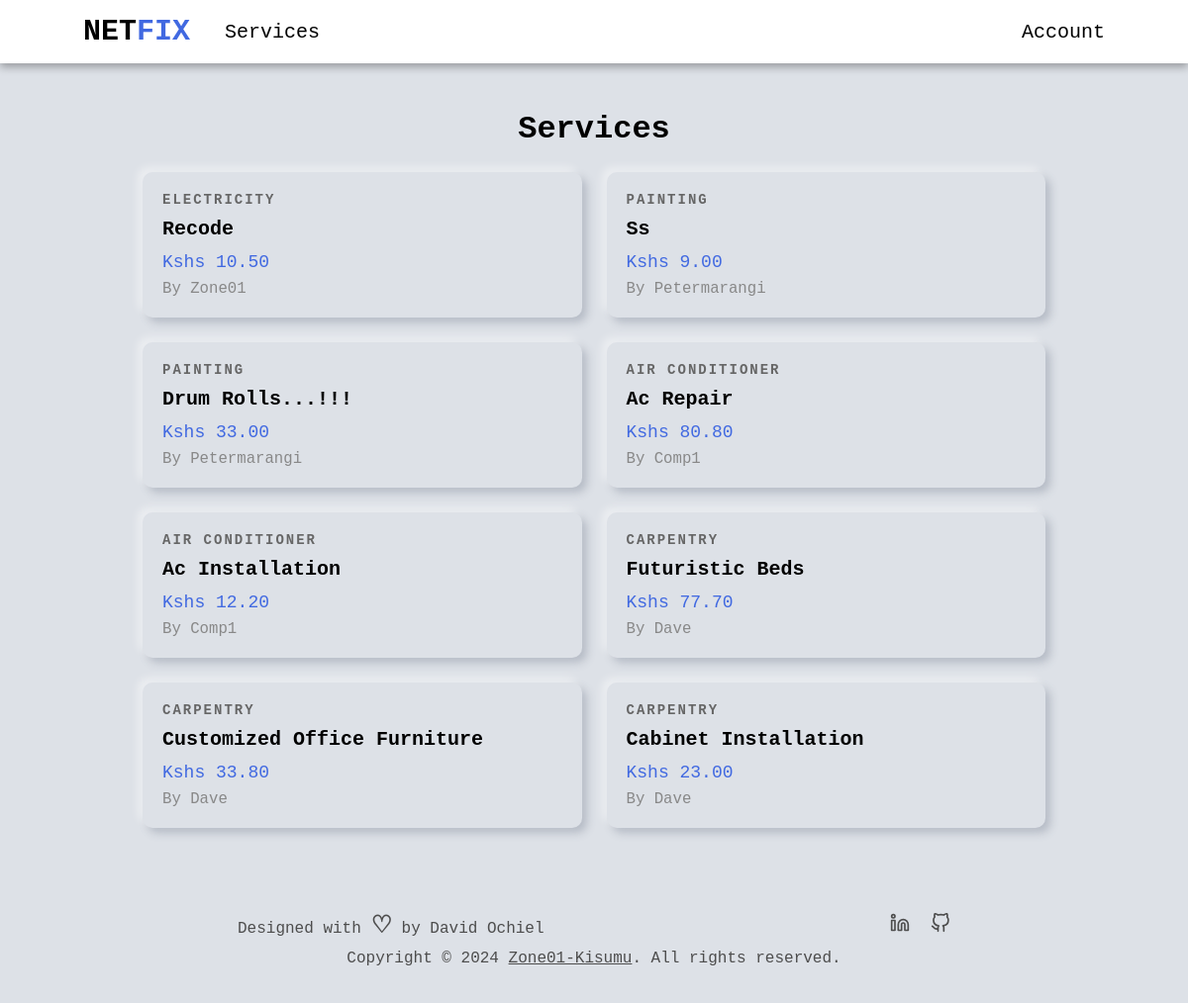
Page /services/ on the committed database.
### services/models.py (models this page shows, shortened)
class Service(models.Model):
    company = models.ForeignKey(Company, default="", on_delete=models.CASCADE)
    name = models.CharField(max_length=40)
    description = models.TextField()
    price_hr = models.DecimalField(decimal_places=2, max_digits=5)
    choices = (
        ('Air Conditioner', 'Air Conditioner'),
        ('Carpentry', 'Carpentry'),
        ('Electricity', 'Electricity'),
        ('Gardening', 'Gardening'),
        ('Home Machines', 'Home Machines'),
        ('House Keeping', 'House Keeping'),
        ('Interior Design', 'Interior Design'),
        ('Locks', 'Locks'),
        ('Painting', 'Painting'),
        ('Plumbing', 'Plumbing'),
        ('Water Heaters', 'Water Heaters'),
    )
    field = models.CharField(max_length=30, blank=False, null=False, default="", choices=choices)
    date = models.DateTimeField(auto_now=True, null=False)
    id = models.UUIDField(default=uuid.uuid4, unique=True, primary_key=True, editable=False)

### users/models.py (models this page shows, shortened)
class Company(models.Model):
    user = models.OneToOneField(User, on_delete=models.CASCADE, primary_key=True)
    choices = (
        ('Air Conditioner', 'Air Conditioner'),
        ('All in One', 'All in One'),
        ('Carpentry', 'Carpentry'),
        ('Electricity', 'Electricity'),
        ('Gardening', 'Gardening'),
        ('Home Machines', 'Home Machines'),
        ('House Keeping', 'House Keeping'),
        ('Interior Design', 'Interior Design'),
        ('Locks', 'Locks'),
        ('Painting', 'Painting'),
        ('Plumbing', 'Plumbing'),
        ('Water Heaters', 'Water Heaters'),
    )
    field = models.CharField(max_length=30, blank=False, null=False, default="", choices=choices)
    class Meta:
        verbose_name = 'Company'
        verbose_name_plural = 'Companies'
    def __str__(self):
        return self.user.username

class User(AbstractUser):
    is_company = models.BooleanField(default=False)
    is_customer = models.BooleanField(default=False)
    email = models.EmailField(max_length=100, unique=True)
    username = models.CharField(max_length=100, unique=True)
    id = models.UUIDField(default=uuid.uuid4, unique=True, primary_key=True, editable=False)
    USERNAME_FIELD = 'email'
    REQUIRED_FIELDS = ['username']

### services/views.py (the view)
# urls.py: path("", v.service_list, name="service_list"),
def service_list(request):
    services = Service.objects.all().order_by("-date")
    context = {
        "services" : services
    }
    return render(request, 'services/services.html', context)

### services/templates/services/services.html (shortened to what this page needs)
{% extends 'main/base.html' %}
{% block content %}
<div class="services-header">
    <h1>Services</h1>
</div>
<div class="services-grid">
    {% for service in services %}
    <a href="{% url 'index' service.id %}" class="service-card">
        <div class="card-content">
            <div class="service-category">{{ service.field }}</div>
            <h2 class="service-name">{{ service.name }}</h2>
            <div class="service-price">Kshs {{ service.price_hr }}</div>
            <div class="service-company">by {{service.company}}</div>
        </div>
    </a>
    {% endfor %}
</div>
{% endblock content %}

### static/css/style.css (style rules this page uses)
* { margin: 0; padding: 0; box-sizing: border-box; font-family: 'Courier New', Courier, monospace; }
:root { --nav-height: 8vh; --default-back: #dde1e7; }
a { text-decoration: none; color: black; }
.services-grid { display: grid; grid-template-columns: repeat(auto-fill, minmax(300px, 1fr)); gap: 25px; }
.services-header { display: flex; align-items: center; justify-content: center; flex-direction: column; margin-bottom: 25px; text-transform: capitalize; }
.service-card { border-radius: 10px; box-shadow: -5px -5px 9px rgba(255,255,255,0.45), 5px 5px 9px rgba(94,104,121,0.3); transition: transform 0.3s; cursor: pointer; text-decoration: none; color: black; display: block; }
.card-content { padding: 20px; }
.service-category { font-size: 14px; font-weight: 800; color: #666; margin-bottom: 10px; text-transform: uppercase; letter-spacing: 2px; }
.service-name { font-size: 20px; text-transform: capitalize; font-weight: bold; margin-bottom: 12px; }
.service-price { font-size: 18px; color: royalblue; margin-bottom: 8px; }
.service-company { font-size: 98%; text-transform: capitalize; color: #888; }

### rows in the picture
Service: field "ELECTRICITY", name "Recode", price_hr "10.50", company "Zone01"
Service: field "PAINTING", name "Ss", price_hr "9.00", company "Petermarangi"
Service: field "PAINTING", name "Drum Rolls...!!!", price_hr "33.00", company "Petermarangi"
Service: field "AIR CONDITIONER", name "Ac Repair", price_hr "80.80", company "Comp1"
Service: field "AIR CONDITIONER", name "Ac Installation", price_hr "12.20", company "Comp1"
Service: field "CARPENTRY", name "Futuristic Beds", price_hr "77.70", company "Dave"
Service: field "CARPENTRY", name "Customized Office Furniture", price_hr "33.80", company "Dave"
Service: field "CARPENTRY", name "Cabinet Installation", price_hr "23.00", company "Dave"
